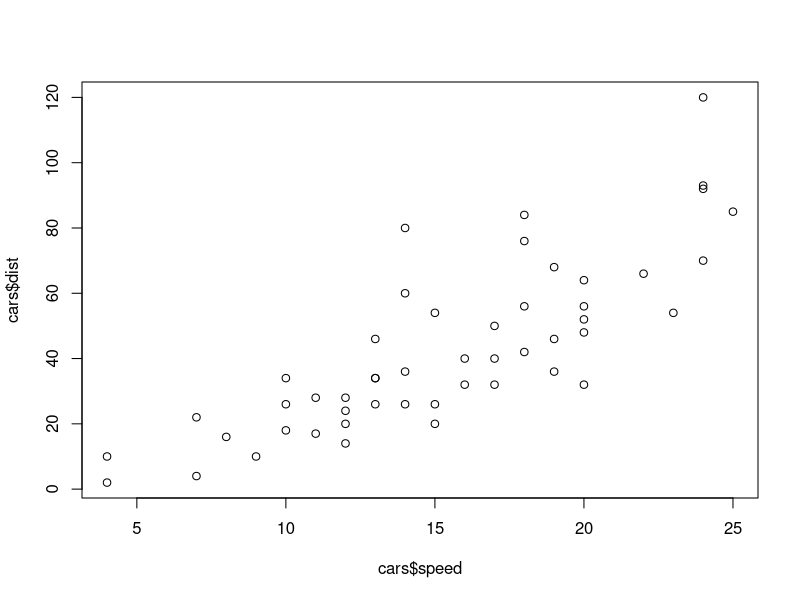
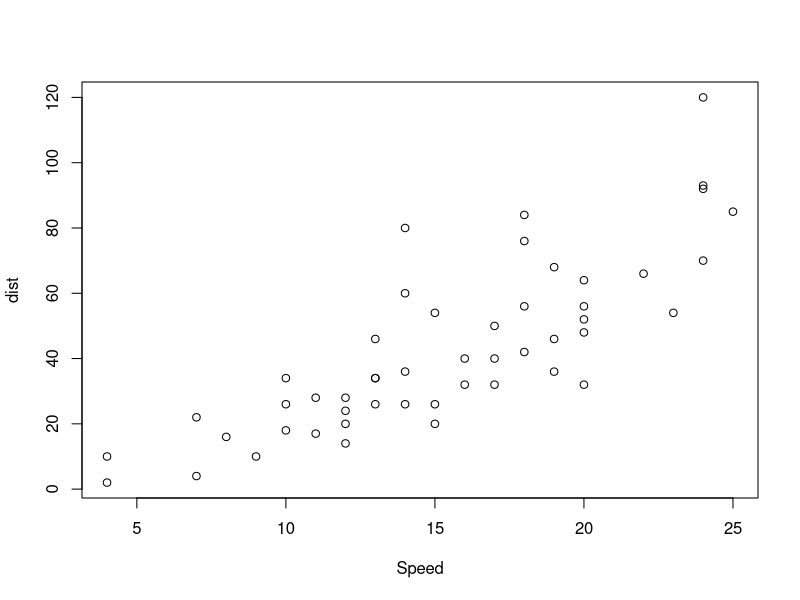
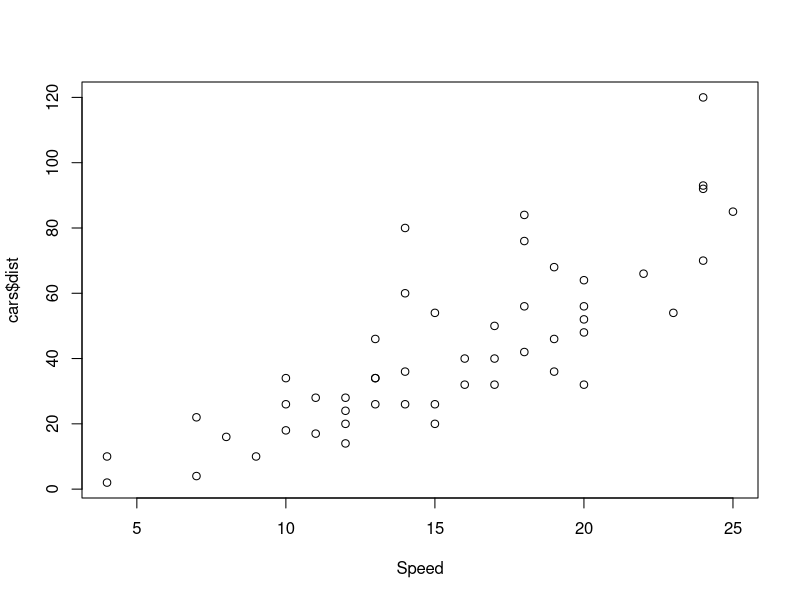
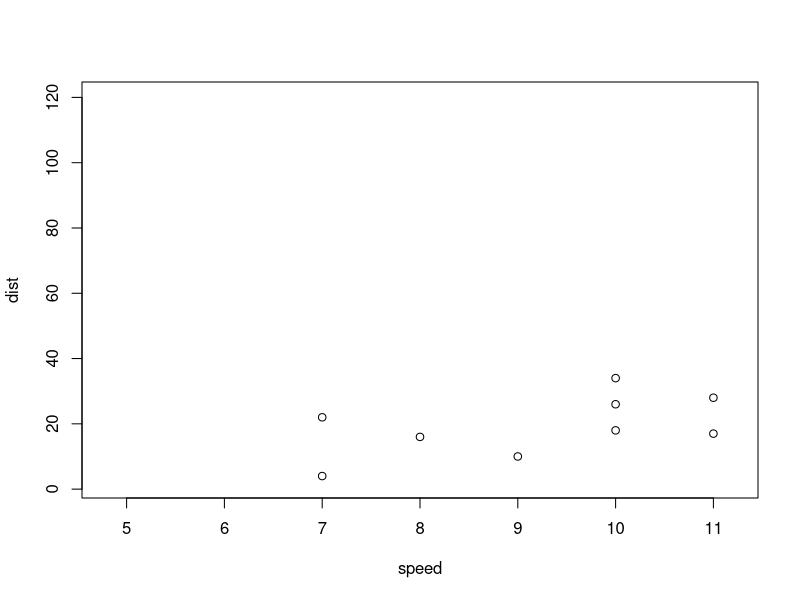
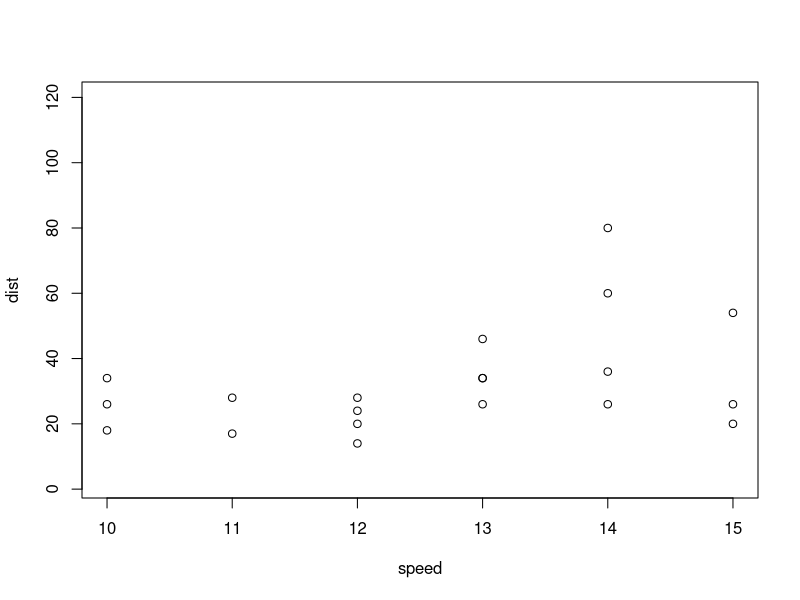

The R source for these figures, in order:
data(cars)
head(cars)
plot(x = cars$speed, y = cars$dist)

plot(x = cars$speed, y = cars$dist, xlab = "Speed", ylab="dist")
plot(x = cars$speed, y = cars$dist, xlab = "Speed")


plot(cars, xlim = c(8, 8))

plot(cars, xlim = c(10, 15))

